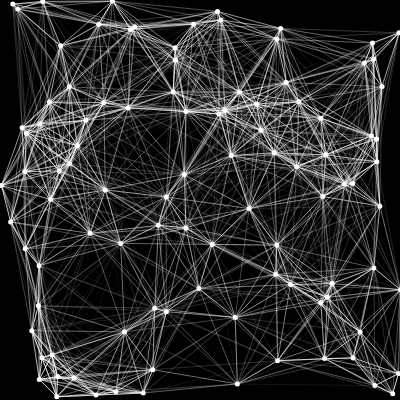
Frame 1 (no input)
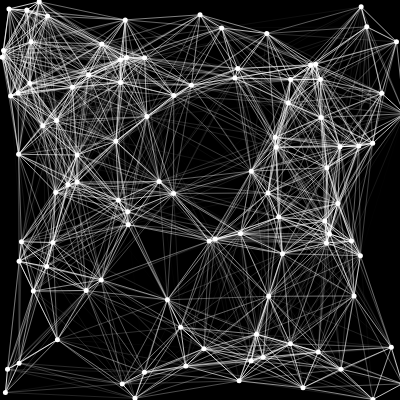
Frame 60 (no input)
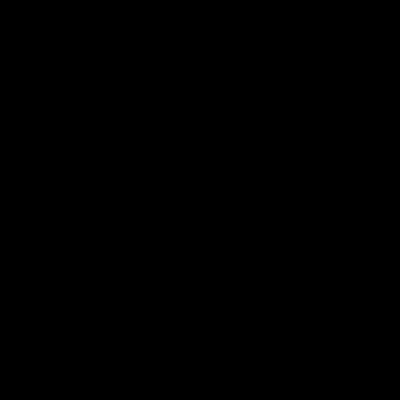
Frame 120 (the mouse pressed at the canvas centre since frame 60)

The p5.js sketch that drew these frames (run headless with seeded random() and noise() and a simulated clock; from frame 60 on, the mouse is pressed at the canvas centre):

// p5.js sketch
// ── sketch.js
// code from https://codepen.io/Mamboleoo/pen/PowKoxe

let particles = [];

class Particle {
  constructor (r) {
    this.v = createVector(random(width), random(height));
    this.r = r || random(4) + 1.5;
    this.speedX = random(-1, 1);
    this.speedY = random(-1, 1);
  }
  update () {
    this.v.x += this.speedX;
    this.v.y += this.speedY;
  }
  walls () {
    if (this.v.x <= -this.r) {
      this.v.x = width;
    } else if (this.v.x >= width + this.r) {
      this.v.x = -this.r;
    }
    if (this.v.y <= -this.r) {
      this.v.y = height;
    } else if (this.v.y >= height + this.r) {
      this.v.y = -this.r;
    }
  }
  draw () {
    noStroke();
    fill(255);
    circle(this.v.x, this.v.y, this.r);
  }
}

function createParticles (amount, radius) {
  particles = [];
  for (let i=0; i<amount; i++) {
    particles.push(new Particle(radius));
  }
}

function setup() {
  createCanvas(400, 400);
  createParticles(300, 5);
}

function draw() {
  background('black');
  drawParticles();
}

function drawParticles() {
  const mouseAmount = abs((mouseY - height / 2) / (height / 2) * 100);
  particles.forEach((p, i) => {
    if (i < mouseAmount) {
      p.update();
      p.walls();
      p.draw();
    }
  });
  
  
  const mouseDistance = abs((mouseX - width / 2) / (width / 2) * 300);
  for (let i=0; i<mouseAmount; i++) {
    for (let j=i+1; j<mouseAmount; j++) {
      const p1 = particles[i];
      const p2 = particles[j];
      const distance = floor(p1.v.dist(p2.v));
      if (distance < mouseDistance * 0.5) {
        stroke(255, map(distance, 0, mouseDistance * 0.5, 255, 0));
        line(p1.v.x, p1.v.y, p2.v.x, p2.v.y);
      }
    }
  }
}
